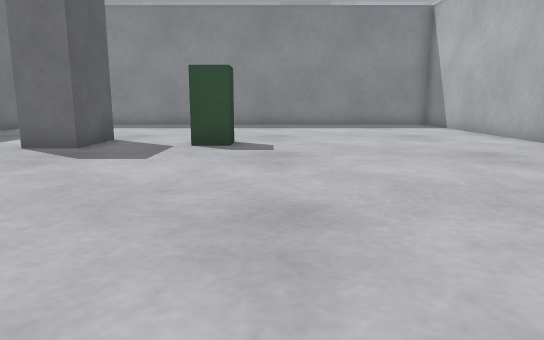
[1] (above)

17 first-person views from a walk through a world built for the Gazebo simulator. The camera is 0.5 m above the floor, tilts 10° down and sees 70° across. Floor lines are 1 m apart. The floor is counted in squares, 0.5 m on a side. Each view is taken from the middle of a square. On the plan, view 1 faces up. The plan holds only what a view shows up to about 13 squares ahead; the rest is blank. The place goes on beyond the plan.

[2]
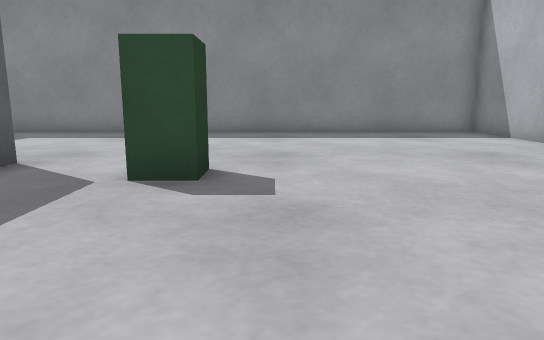

[3]
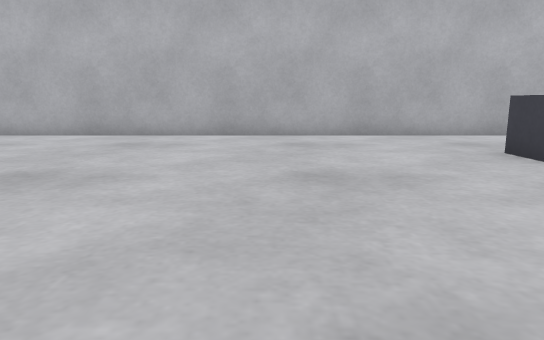

[4]
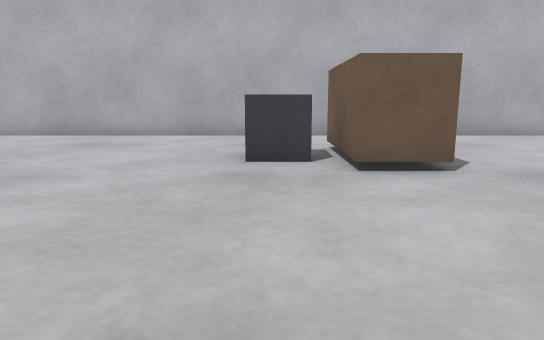

[5]
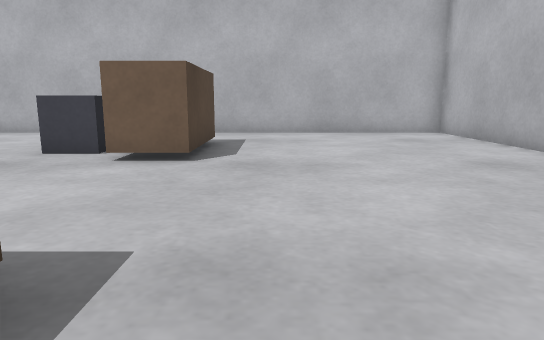

[6]
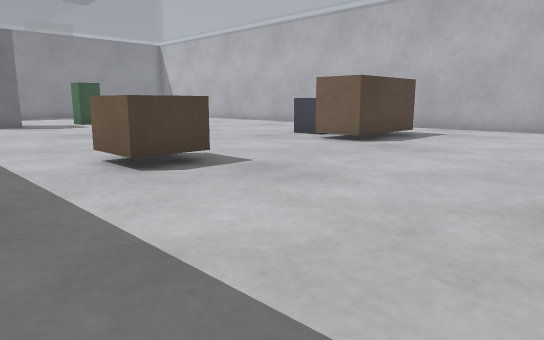

[7]
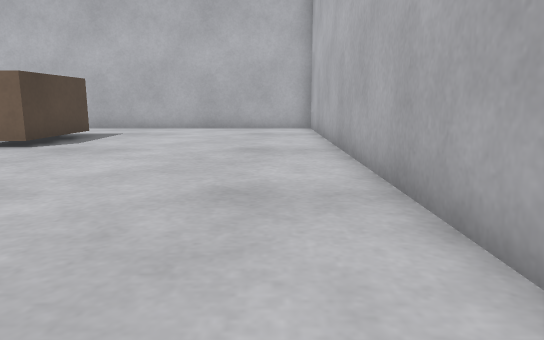

[8]
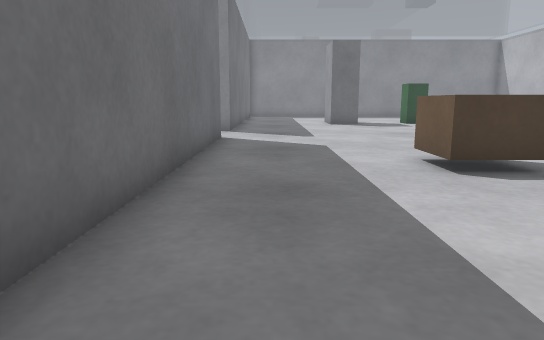

[9]
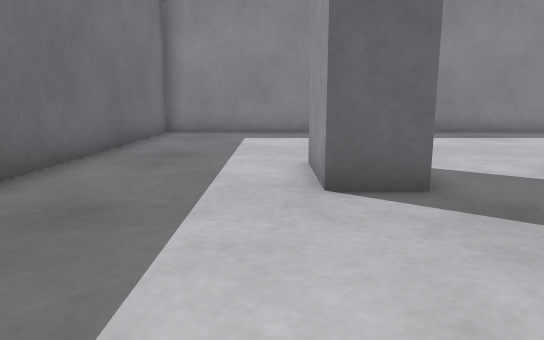

[10]
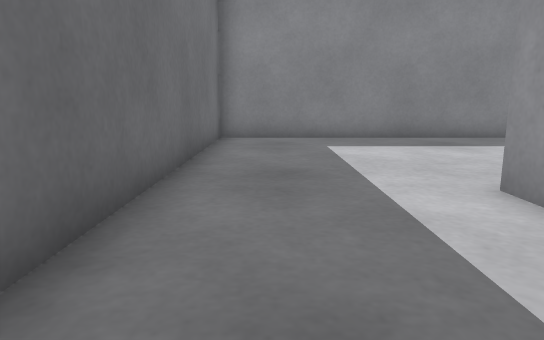

[11]
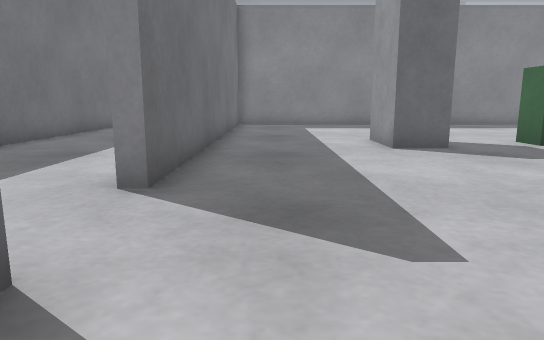

[12]
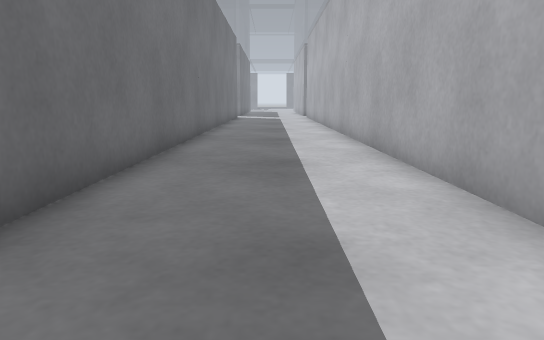

[13]
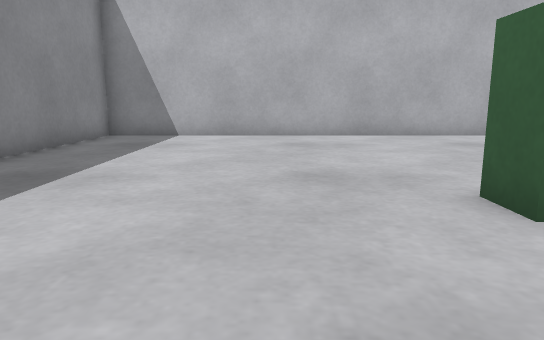

[14]
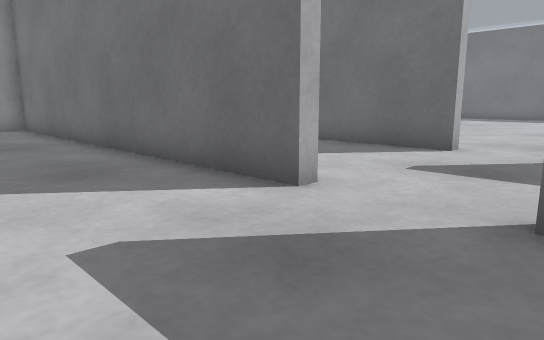

[15]
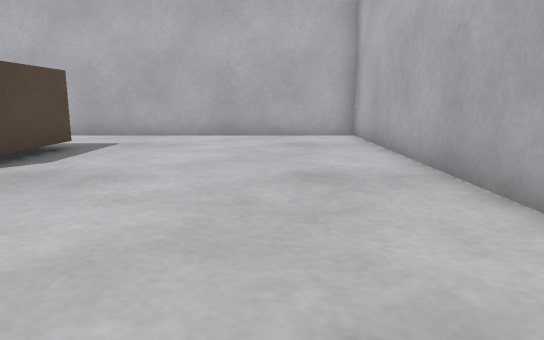

[16]
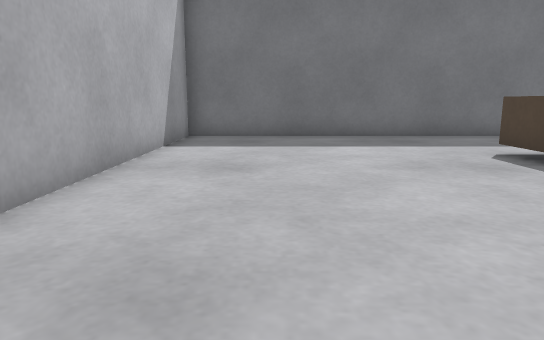

[17]
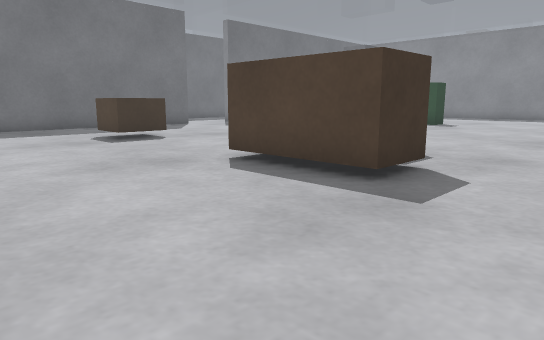

### Floor plan
Points are (right, up) in squares from view 1. A wall is a line through its corners. A room is listed if a view was taken in it or the views show most of it. See-through windows are left out.
Room 1 (views 1, 2, 3, 4, 5, 6, 7, 8, 9, 10, 11, 13, 14, 15, 16, 17)
walls: (-9.4, 2) (-9.4, -10.5) (6.6, -10.5) (6.6, 16.9) (-9.4, 16.9) (-9.4, 4.4)
ways out: opening at (-9.5, 3.5) to room 2
objects: brown box (-5, -4) to (-4, -2); grey box (-5, 8) to (-4, 10); green box (-2, 9) to (-1, 10); brown box (1, -4) to (4, -2); grey box (1, -2) to (3, -1)
Room 2 (view 12)
walls: (-9.4, 4.4) (-9.9, 4.4); (-14.6, 2) (-14.2, 2) (-14.2, -1.5); (-9.8, 8) (-9.8, 17.5); (-14.2, 17.5) (-14.2, 8)
low walls: (-9.9, 2) (-9.4, 2)
ways out: opening at (-9.5, 3.5) to room 1; opening at (-14.5, 3.5)

Where each view was taken, in squares from view 1:
view 1: 0 up, 0 right, facing up
view 2: 4 up, 0 right, facing up
view 3: 4 up, 5 left, facing right
view 4: 1 down, 5 left, facing right
view 5: 5 down, 6 left, facing right
view 6: 9 down, 8 left, facing up-right
view 7: 9 down, 8 left, facing right
view 8: 9 down, 8 left, facing up
view 9: 4 up, 6 left, facing up
view 10: 6 up, 8 left, facing up
view 11: 0 up, 8 left, facing up
view 12: 5 up, 12 left, facing up
view 13: 12 up, 5 left, facing right
view 14: 5 up, 6 left, facing down-left
view 15: 8 down, 5 left, facing right
view 16: 8 down, 2 right, facing left
view 17: 8 down, 6 right, facing up-left
